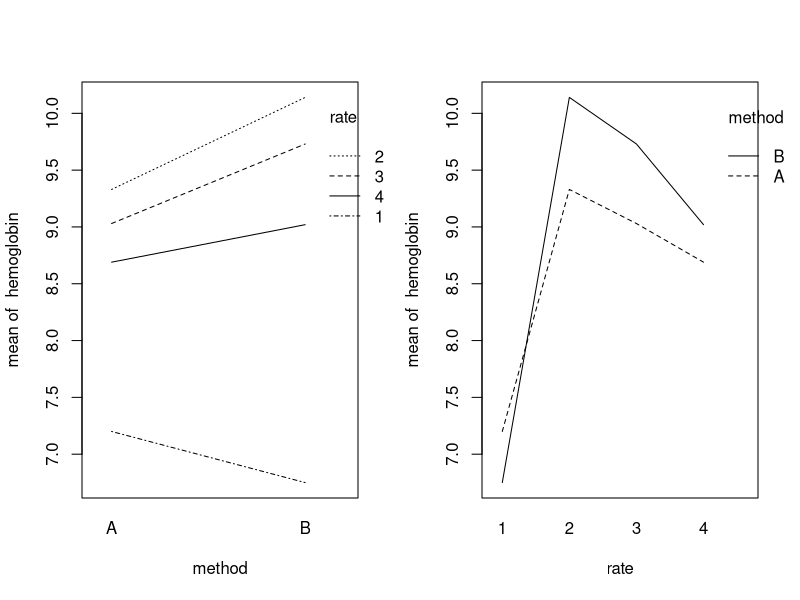
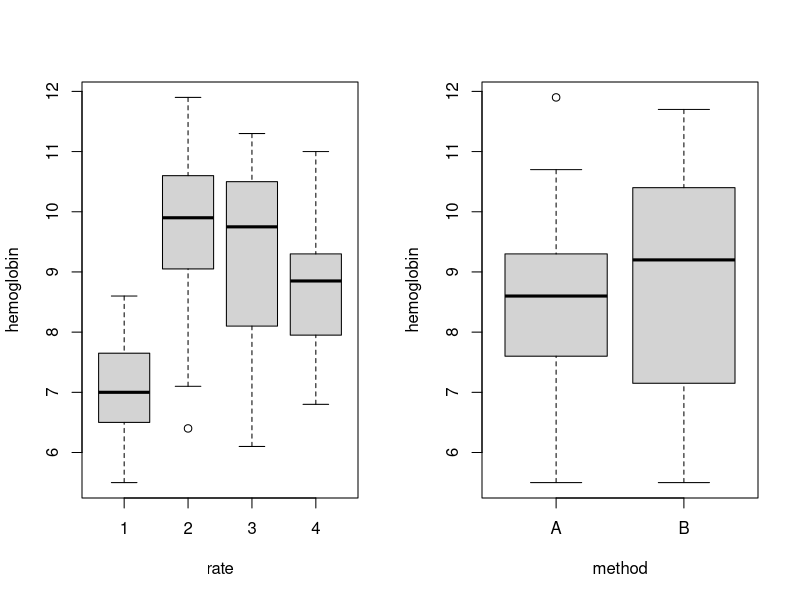

Generate these figures, in order, with R:
## ---- chunk 1
# Load data
hemoglobin_data <- read.table("hemoglobin-1.txt", header = TRUE)

# Define the factors and their levels
rates <- unique(hemoglobin_data$rate) # Rates 1 to 4
methods <- unique(hemoglobin_data$method)   # Methods A and B

# Create all combinations of rate and method
combinations <- expand.grid(rate = rates, method = methods)

# Assign fishes to each combination
set.seed(123) # For reproducibility
fish_ids <- 1:nrow(hemoglobin_data)
assignments <- sample(fish_ids, length(fish_ids), replace = FALSE)
combinations$fish_ids <- split(assignments, f = rep(1:nrow(combinations), each = length(assignments)/nrow(combinations)))

# View the assignments
print(combinations)
print(combinations$fish_ids)

## ---- chunk 2

attach(hemoglobin_data)
par(mfrow=c(1,2))
interaction.plot(method, rate, hemoglobin)
interaction.plot(rate, method, hemoglobin)
boxplot(hemoglobin~rate)
boxplot(hemoglobin~method)
detach(hemoglobin_data)

hemoglobin_data$rate <- as.factor(hemoglobin_data$rate)
hemoglobin_data$method <- as.factor(hemoglobin_data$method)

anova_result <- anova(lm(hemoglobin ~ rate * method, data = hemoglobin_data))
anova_result


## ---- chunk 3
# additive model
anova_result <- anova(lm(hemoglobin ~ rate + method, data = hemoglobin_data))
anova_result

## ---- chunk 4
mean_hemoglobin_by_combination <- aggregate(hemoglobin ~ rate + method, data = hemoglobin_data, FUN = mean)

sorted_means <- mean_hemoglobin_by_combination[order(-mean_hemoglobin_by_combination$hemoglobin), ]

print(sorted_means)

## ---- chunk 5

hemoglobin_data$rate <- as.factor(hemoglobin_data$rate)

anova_result_one_way <- anova(lm(hemoglobin ~ rate, data = hemoglobin_data))
print(anova_result_one_way)

mean_hemoglobin_by_rate <- aggregate(hemoglobin ~ rate, data = hemoglobin_data, FUN = mean)
print(mean_hemoglobin_by_rate)

## ---- chunk 6
kruskal_result <- kruskal.test(hemoglobin_data$hemoglobin, hemoglobin_data$rate)
print(kruskal_result)
